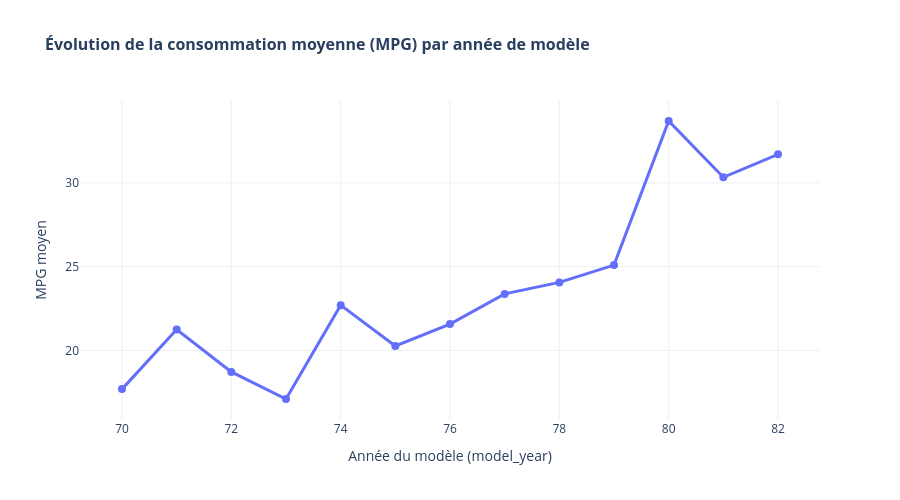

The notebook cell this image was saved under:
### Markdown cell above
### 3. Tracés et analyses graphiques

#### A. Évolution des tendances dans le temps

Évolution de la consommation moyenne (MPG) par année de modèle — permet d'observer le progrès des motorisations au fil du temps.

### Code cell
# 1. Chargement des données (C'EST LA LIGNE QUI MANQUAIT !)
df = pd.read_csv('../data/processed/cleaned_data_sample.csv')

# 2. Calcul de la moyenne par année 
mpg_per_year = df.groupby('model_year')['mpg'].mean()

# 3. Création du graphique interactif en ligne
fig = go.Figure()

fig.add_trace(go.Scatter(
    x=mpg_per_year.index,
    y=mpg_per_year.values,
    mode='lines+markers',       # On garde la ligne et les points
    name='MPG Moyen',
    marker=dict(size=8),        # Taille des points
    line=dict(width=3)          # Épaisseur de la ligne
))

# 4. Mise en page globale (Titres et Thème)
fig.update_layout(
    title_text="<b>Évolution de la consommation moyenne (MPG) par année de modèle</b>",
    title_font_size=16,
    xaxis_title="Année du modèle (model_year)",
    yaxis_title="MPG moyen",
    template="plotly_white",     # Le thème sombre
    height=500,
    hovermode="x unified"       # Bulle info qui suit la souris verticalement
)

# 5. Sauvegarde en format Web Interactif (.html)
output_dir = '../data/processed'
os.makedirs(output_dir, exist_ok=True)
html_path = os.path.join(output_dir, 'mpg_evolution.html')
fig.write_html(html_path)

print(f"Graphique interactif sauvegardé : {html_path}")

# Affichage interactif dans le Notebook
fig.show()

### Figure 1 — Plotly figure (JSON) as saved in the notebook; plotly's stock layout.template omitted (floating-point values rounded to 4 significant figures)
{"data": [{"line": {"width": 3}, "marker": {"size": 8}, "mode": "lines+markers", "name": "MPG Moyen", "type": "scatter", "x": [70, 71, 72, 73, 74, 75, 76, 77, 78, 79, 80, 81, 82], "y": [17.69, 21.25, 18.71, 17.1, 22.7, 20.27, 21.57, 23.38, 24.06, 25.09, 33.7, 30.33, 31.71]}], "layout": {"height": 500, "hovermode": "x unified", "title": {"font": {"size": 16}, "text": "<b>Évolution de la consommation moyenne (MPG) par année de modèle</b>"}, "xaxis": {"title": {"text": "Année du modèle (model_year)"}}, "yaxis": {"title": {"text": "MPG moyen"}}}}
